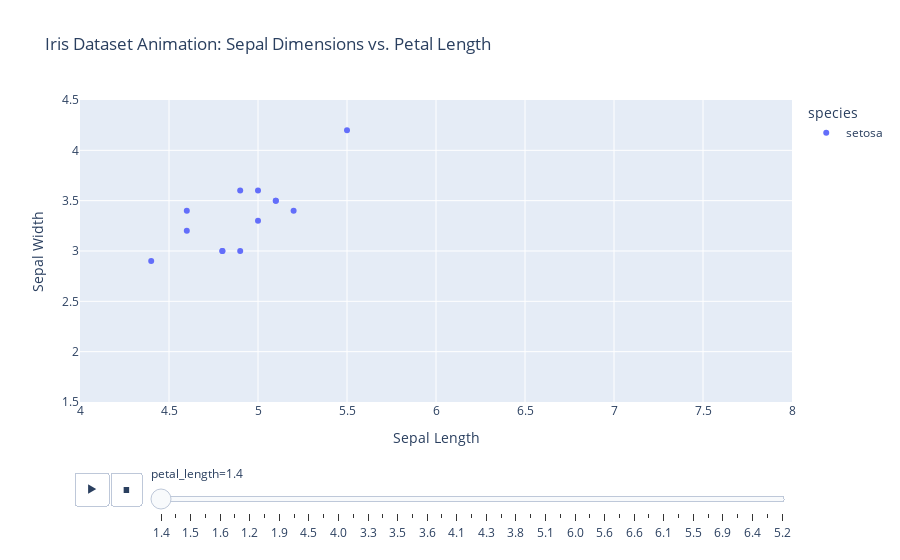

Notebook cell for this chart:
### Markdown cell above
Question 7

### Code cell
import pandas as pd
import plotly.express as px
import seaborn as sns

# Load the iris dataset
iris = sns.load_dataset('iris')

# Create an animated scatter plot
fig = px.scatter(
    iris,
    x="sepal_length",
    y="sepal_width",
    color="species",
    animation_frame="petal_length",  # Using petal_length as the animation frame
    range_x=[4, 8],
    range_y=[1.5, 4.5],
    title="Iris Dataset Animation: Sepal Dimensions vs. Petal Length",
    labels={"sepal_length": "Sepal Length", "sepal_width": "Sepal Width"},
)

# Show the plot
fig.show()

### Figure 1 — Plotly figure (JSON) as saved in the notebook; plotly's stock layout.template omitted (floating-point values rounded to 4 significant figures)
{"data": [{"hovertemplate": "species=setosa<br>petal_length=1.4<br>Sepal Length=%{x}<br>Sepal Width=%{y}<extra></extra>", "legendgroup": "setosa", "marker": {"color": "#636efa", "symbol": "circle"}, "mode": "markers", "name": "setosa", "orientation": "v", "showlegend": true, "type": "scatter", "x": [5.1, 4.9, 5, 4.6, 4.4, 4.8, 5.1, 5.2, 5.5, 4.9, 4.8, 4.6, 5], "xaxis": "x", "y": [3.5, 3, 3.6, 3.4, 2.9, 3, 3.5, 3.4, 4.2, 3.6, 3, 3.2, 3.3], "yaxis": "y"}], "layout": {"legend": {"title": {"text": "species"}, "tracegroupgap": 0}, "sliders": [{"active": 0, "currentvalue": {"prefix": "petal_length="}, "len": 0.9, "pad": {"b": 10, "t": 60}, "steps": [{"args": [["1.4"], {"frame": {"duration": 0, "redraw": false}, "fromcurrent": true, "mode": "immediate", "transition": {"duration": 0, "easing": "linear"}}], "label": "1.4", "method": "animate"}, {"args": [["1.3"], {"frame": {"duration": 0, "redraw": false}, "fromcurrent": true, "mode": "immediate", "transition": {"duration": 0, "easing": "linear"}}], "label": "1.3", "method": "animate"}, {"args": [["1.5"], {"frame": {"duration": 0, "redraw": false}, "fromcurrent": true, "mode": "immediate", "transition": {"duration": 0, "easing": "linear"}}], "label": "1.5", "method": "animate"}, {"args": [["1.7"], {"frame": {"duration": 0, "redraw": false}, "fromcurrent": true, "mode": "immediate", "transition": {"duration": 0, "easing": "linear"}}], "label": "1.7", "method": "animate"}, {"args": [["1.6"], {"frame": {"duration": 0, "redraw": false}, "fromcurrent": true, "mode": "immediate", "transition": {"duration": 0, "easing": "linear"}}], "label": "1.6", "method": "animate"}, {"args": [["1.1"], {"frame": {"duration": 0, "redraw": false}, "fromcurrent": true, "mode": "immediate", "transition": {"duration": 0, "easing": "linear"}}], "label": "1.1", "method": "animate"}, {"args": [["1.2"], {"frame": {"duration": 0, "redraw": false}, "fromcurrent": true, "mode": "immediate", "transition": {"duration": 0, "easing": "linear"}}], "label": "1.2", "method": "animate"}, {"args": [["1.0"], {"frame": {"duration": 0, "redraw": false}, "fromcurrent": true, "mode": "immediate", "transition": {"duration": 0, "easing": "linear"}}], "label": "1.0", "method": "animate"}, {"args": [["1.9"], {"frame": {"duration": 0, "redraw": false}, "fromcurrent": true, "mode": "immediate", "transition": {"duration": 0, "easing": "linear"}}], "label": "1.9", "method": "animate"}, {"args": [["4.7"], {"frame": {"duration": 0, "redraw": false}, "fromcurrent": true, "mode": "immediate", "transition": {"duration": 0, "easing": "linear"}}], "label": "4.7", "method": "animate"}, {"args": [["4.5"], {"frame": {"duration": 0, "redraw": false}, "fromcurrent": true, "mode": "immediate", "transition": {"duration": 0, "easing": "linear"}}], "label": "4.5", "method": "animate"}, {"args": [["4.9"], {"frame": {"duration": 0, "redraw": false}, "fromcurrent": true, "mode": "immediate", "transition": {"duration": 0, "easing": "linear"}}], "label": "4.9", "method": "animate"}, {"args": [["4.0"], {"frame": {"duration": 0, "redraw": false}, "fromcurrent": true, "mode": "immediate", "transition": {"duration": 0, "easing": "linear"}}], "label": "4.0", "method": "animate"}, {"args": [["4.6"], {"frame": {"duration": 0, "redraw": false}, "fromcurrent": true, "mode": "immediate", "transition": {"duration": 0, "easing": "linear"}}], "label": "4.6", "method": "animate"}, {"args": [["3.3"], {"frame": {"duration": 0, "redraw": false}, "fromcurrent": true, "mode": "immediate", "transition": {"duration": 0, "easing": "linear"}}], "label": "3.3", "method": "animate"}, {"args": [["3.9"], {"frame": {"duration": 0, "redraw": false}, "fromcurrent": true, "mode": "immediate", "transition": {"duration": 0, "easing": "linear"}}], "label": "3.9", "method": "animate"}, {"args": [["3.5"], {"frame": {"duration": 0, "redraw": false}, "fromcurrent": true, "mode": "immediate", "transition": {"duration": 0, "easing": "linear"}}], "label": "3.5", "method": "animate"}, {"args": [["4.2"], {"frame": {"duration": 0, "redraw": false}, "fromcurrent": true, "mode": "immediate", "transition": {"duration": 0, "easing": "linear"}}], "label": "4.2", "method": "animate"}, {"args": [["3.6"], {"frame": {"duration": 0, "redraw": false}, "fromcurrent": true, "mode": "immediate", "transition": {"duration": 0, "easing": "linear"}}], "label": "3.6", "method": "animate"}, {"args": [["4.4"], {"frame": {"duration": 0, "redraw": false}, "fromcurrent": true, "mode": "immediate", "transition": {"duration": 0, "easing": "linear"}}], "label": "4.4", "method": "animate"}, {"args": [["4.1"], {"frame": {"duration": 0, "redraw": false}, "fromcurrent": true, "mode": "immediate", "transition": {"duration": 0, "easing": "linear"}}], "label": "4.1", "method": "animate"}, {"args": [["4.8"], {"frame": {"duration": 0, "redraw": false}, "fromcurrent": true, "mode": "immediate", "transition": {"duration": 0, "easing": "linear"}}], "label": "4.8", "method": "animate"}, {"args": [["4.3"], {"frame": {"duration": 0, "redraw": false}, "fromcurrent": true, "mode": "immediate", "transition": {"duration": 0, "easing": "linear"}}], "label": "4.3", "method": "animate"}, {"args": [["5.0"], {"frame": {"duration": 0, "redraw": false}, "fromcurrent": true, "mode": "immediate", "transition": {"duration": 0, "easing": "linear"}}], "label": "5.0", "method": "animate"}, {"args": [["3.8"], {"frame": {"duration": 0, "redraw": false}, "fromcurrent": true, "mode": "immediate", "transition": {"duration": 0, "easing": "linear"}}], "label": "3.8", "method": "animate"}, {"args": [["3.7"], {"frame": {"duration": 0, "redraw": false}, "fromcurrent": true, "mode": "immediate", "transition": {"duration": 0, "easing": "linear"}}], "label": "3.7", "method": "animate"}, {"args": [["5.1"], {"frame": {"duration": 0, "redraw": false}, "fromcurrent": true, "mode": "immediate", "transition": {"duration": 0, "easing": "linear"}}], "label": "5.1", "method": "animate"}, {"args": [["3.0"], {"frame": {"duration": 0, "redraw": false}, "fromcurrent": true, "mode": "immediate", "transition": {"duration": 0, "easing": "linear"}}], "label": "3.0", "method": "animate"}, {"args": [["6.0"], {"frame": {"duration": 0, "redraw": false}, "fromcurrent": true, "mode": "immediate", "transition": {"duration": 0, "easing": "linear"}}], "label": "6.0", "method": "animate"}, {"args": [["5.9"], {"frame": {"duration": 0, "redraw": false}, "fromcurrent": true, "mode": "immediate", "transition": {"duration": 0, "easing": "linear"}}], "label": "5.9", "method": "animate"}, {"args": [["5.6"], {"frame": {"duration": 0, "redraw": false}, "fromcurrent": true, "mode": "immediate", "transition": {"duration": 0, "easing": "linear"}}], "label": "5.6", "method": "animate"}, {"args": [["5.8"], {"frame": {"duration": 0, "redraw": false}, "fromcurrent": true, "mode": "immediate", "transition": {"duration": 0, "easing": "linear"}}], "label": "5.8", "method": "animate"}, {"args": [["6.6"], {"frame": {"duration": 0, "redraw": false}, "fromcurrent": true, "mode": "immediate", "transition": {"duration": 0, "easing": "linear"}}], "label": "6.6", "method": "animate"}, {"args": [["6.3"], {"frame": {"duration": 0, "redraw": false}, "fromcurrent": true, "mode": "immediate", "transition": {"duration": 0, "easing": "linear"}}], "label": "6.3", "method": "animate"}, {"args": [["6.1"], {"frame": {"duration": 0, "redraw": false}, "fromcurrent": true, "mode": "immediate", "transition": {"duration": 0, "easing": "linear"}}], "label": "6.1", "method": "animate"}, {"args": [["5.3"], {"frame": {"duration": 0, "redraw": false}, "fromcurrent": true, "mode": "immediate", "transition": {"duration": 0, "easing": "linear"}}], "label": "5.3", "method": "animate"}, {"args": [["5.5"], {"frame": {"duration": 0, "redraw": false}, "fromcurrent": true, "mode": "immediate", "transition": {"duration": 0, "easing": "linear"}}], "label": "5.5", "method": "animate"}, {"args": [["6.7"], {"frame": {"duration": 0, "redraw": false}, "fromcurrent": true, "mode": "immediate", "transition": {"duration": 0, "easing": "linear"}}], "label": "6.7", "method": "animate"}, {"args": [["6.9"], {"frame": {"duration": 0, "redraw": false}, "fromcurrent": true, "mode": "immediate", "transition": {"duration": 0, "easing": "linear"}}], "label": "6.9", "method": "animate"}, {"args": [["5.7"], {"frame": {"duration": 0, "redraw": false}, "fromcurrent": true, "mode": "immediate", "transition": {"duration": 0, "easing": "linear"}}], "label": "5.7", "method": "animate"}, {"args": [["6.4"], {"frame": {"duration": 0, "redraw": false}, "fromcurrent": true, "mode": "immediate", "transition": {"duration": 0, "easing": "linear"}}], "label": "6.4", "method": "animate"}, {"args": [["5.4"], {"frame": {"duration": 0, "redraw": false}, "fromcurrent": true, "mode": "immediate", "transition": {"duration": 0, "easing": "linear"}}], "label": "5.4", "method": "animate"}, {"args": [["5.2"], {"frame": {"duration": 0, "redraw": false}, "fromcurrent": true, "mode": "immediate", "transition": {"duration": 0, "easing": "linear"}}], "label": "5.2", "method": "animate"}], "x": 0.1, "xanchor": "left", "y": 0, "yanchor": "top"}], "title": {"text": "Iris Dataset Animation: Sepal Dimensions vs. Petal Length"}, "updatemenus": [{"buttons": [{"args": [null, {"frame": {"duration": 500, "redraw": false}, "fromcurrent": true, "mode": "immediate", "transition": {"duration": 500, "easing": "linear"}}], "label": "&#9654;", "method": "animate"}, {"args": [[null], {"frame": {"duration": 0, "redraw": false}, "fromcurrent": true, "mode": "immediate", "transition": {"duration": 0, "easing": "linear"}}], "label": "&#9724;", "method": "animate"}], "direction": "left", "pad": {"r": 10, "t": 70}, "showactive": false, "type": "buttons", "x": 0.1, "xanchor": "right", "y": 0, "yanchor": "top"}], "xaxis": {"anchor": "y", "domain": [0, 1], "range": [4, 8], "title": {"text": "Sepal Length"}}, "yaxis": {"anchor": "x", "domain": [0, 1], "range": [1.5, 4.5], "title": {"text": "Sepal Width"}}}}
